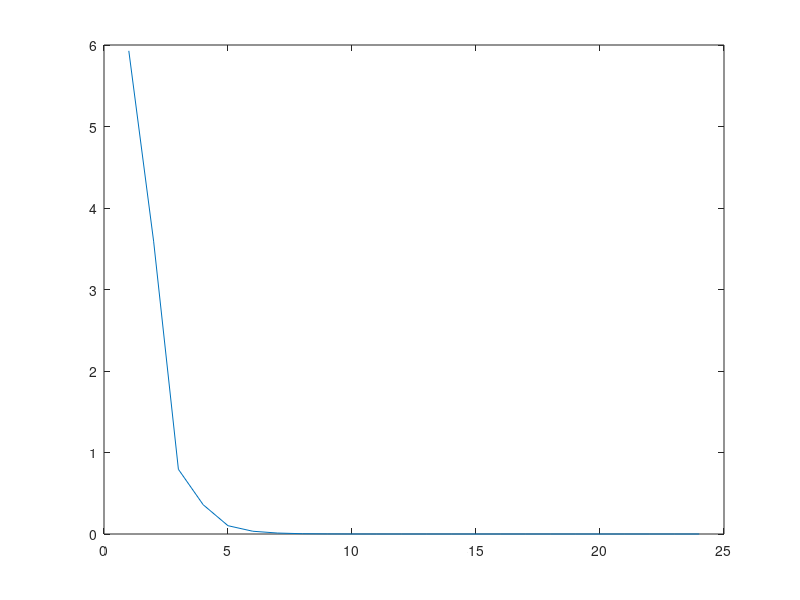

Source code (MATLAB):
%TASK 3
%Solving system of equations 
%using Jacobi iterative method

%GIVEN EQUATION

A = [6 2 1 -1;
     4 -10 2 -1;
     2 -1 8 -1;
     5 -2 1 -8];
 
b = [6; -8; 0; 2];

L = tril(A);
D = diag(diag(A));
U = triu(A);

%Convergence conditions
M = -(L+U)\D;

if(max(abs(eig(M)))<1)
    disp("necessary convergence condition fulfilled");
else
    disp("necessary convergence condition not fulfilled");
end

sum = 0;
conv_suf1 = true;
for i = 1 : size(A,1)
    for j = 1 : size(A,1)
        if(i~=j)
            sum = sum + abs(A(i,j));
        end
    end
    if(abs(A(i,i))>sum)
            conv_suf1 = false;
    end
end

sum = 0;
conv_suf2 = true;
for j = 1 : size(A,1)
    for i = 1 : size(A,1)
        if(i~=j)
            sum = sum + abs(A(i,j));
        end
    end
    if(abs(A(j,j))>sum)
            conv_suf2 = false;
    end
end
if(conv_suf1==conv_suf2)
    disp("Sufficient condition not fulfilled");
elseif(conv_suf1)
    disp("Sufficient condition fulfilled, row strong dominance");
elseif(conv_suf2)
    disp("Sufficient condition fulfilled, column strong dominance");
end


%Initialization of solution matrix
solution = zeros(size(A,1),1);
%Jacobi method
it = 0;
conv = inf;
border = 1e-10; 

r = zeros(24,1);

while(conv>border&&it<=10000)
    prev = solution;
    
    for i = 1 : size(A,1)
        sum = 0;

        for k = 1 : size(A,1)
            if(i~=k)
                sum = sum + (L(i,k) + U(i,k))*prev(k,1);
            end
        end
            solution(i,1) = -(1/D(i,i))*(sum - b(i,1));    
    end
    
    it = it+1;
    conv=norm(A*solution-b);    
    r(it) = norm(A*solution - b);
end
if(it>=10000)
    error('too many iterations');
end
it = [1 2 3 4 5 6 7 8 9 10 11 12 13 14 15 16 17 18 19 20 21 22 23 24];

plot(it,r);

